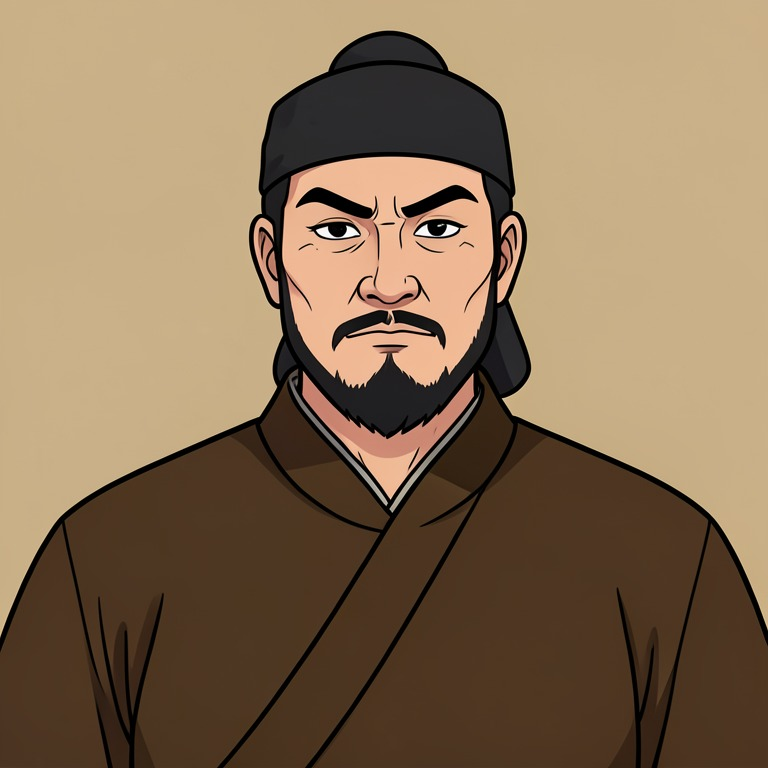
#> input picture assets/anh_2d/LH6F/001.jpg, 768 x 768 px, found by its file name
$ python demo_muc.py out.png
#> lines starting #> are read from the running program, lines starting #| are printed output that depends on the picture
"""Demo hiệu ứng mực cho tranh thủy mặc: mực loang hiện nhân vật, nét cọ quét chuyển cảnh, zoom chậm."""
import sys, subprocess, numpy as np, cv2
S = 720; FPS = 24
def load(p):
    im = cv2.imread(p); return cv2.resize(im, (S, S), interpolation=cv2.INTER_AREA).astype(np.float32)
def fractal(seed, size=S):
    r = np.random.RandomState(seed); n = np.zeros((size, size), np.float32)
    for k, w in ((8, .5), (16, .25), (32, .15), (64, .1)):
        n += w * cv2.resize(r.rand(k, k).astype(np.float32), (size, size), interpolation=cv2.INTER_CUBIC)
    return (n - n.min()) / (n.max() - n.min())
yy, xx = np.mgrid[0:S, 0:S].astype(np.float32)
NZ1, NZ2 = fractal(1), fractal(2)
paper = np.full((S, S, 3), (210, 232, 243), np.float32)  # giấy dó kem (BGR)
def zoom(im, z, cx=.5, cy=.4):
    w = S / z; x0 = (S - w) * cx; y0 = (S - w) * cy
    M = np.float32([[z, 0, -x0 * z], [0, z, -y0 * z]])
    return cv2.warpAffine(im, M, (S, S), flags=cv2.INTER_LINEAR, borderMode=cv2.BORDER_REPLICATE)
def bloom(t, cx, cy):
    """mực loang từ (cx,cy): ngưỡng tăng dần, viền lởm chởm theo nhiễu"""
    d = np.sqrt((xx - cx) ** 2 + (yy - cy) ** 2) / (S * .75)
    f = d + (NZ1 - .5) * .55
    thr = t * 1.25
    return np.clip((thr - f) * 9, 0, 1)
def brush(t, ang=0.0):
    """nét cọ quét ngang: mép lởm chởm, có vệt khô"""
    pos = -.2 + t * 1.5
    f = xx / S + (NZ2 - .5) * .35 + .06 * np.sin(yy / 23.0)
    m = np.clip((pos - f) * 14, 0, 1)
    return m
A = load("assets/anh_2d/NB3_cf/001.jpg"); B = load("assets/anh_2d/NB3_cf/002.jpg")
#> in load, im is the input picture: shape (768, 768, 3); mean B, G, R 86.1, 113.9, 137.9
#> call 2 of load, with p = 'assets/anh_2d/NB3_cf/002.jpg'
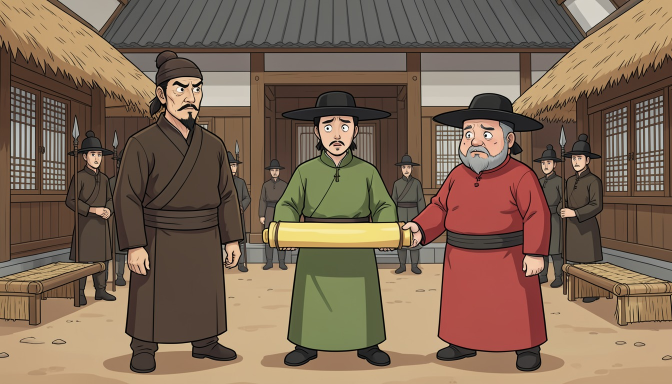
#> input picture assets/anh_2d/LH5O/002.jpg, 1344 x 768 px, found by its file name (shown at 1/2 size)
#> in load, im is the input picture: shape (768, 1344, 3); mean B, G, R 84.9, 104.3, 126.5
#> in load (call 2), `return cv2.resize(im, (S, S), interpolation=cv2.INTER_AREA).astype(np.`:
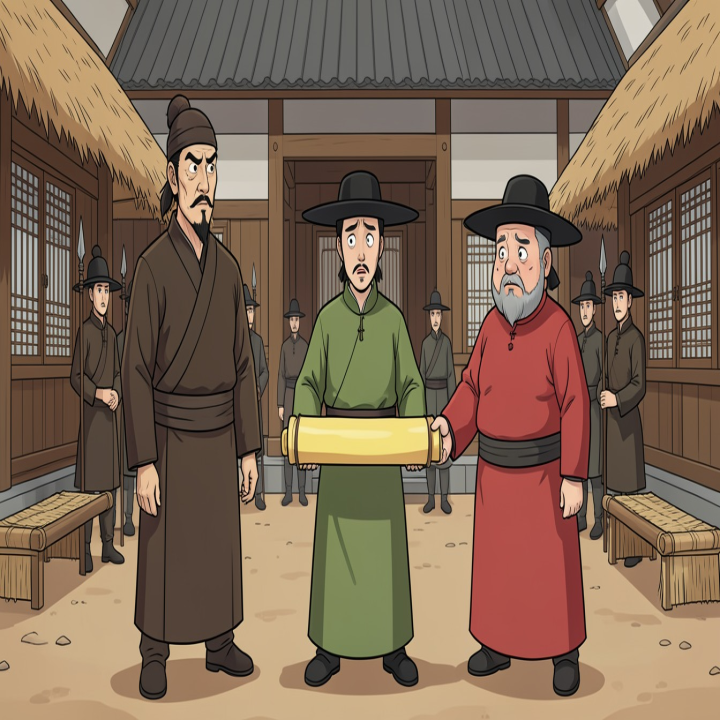
#> returned value: shape (720, 720, 3) float32; mean of channels 0, 1, 2 84.8, 104.4, 126.5; drawn as B, G, R
out = sys.argv[1]
#> (the run stopped early here; a loop or call above may not have finished)
